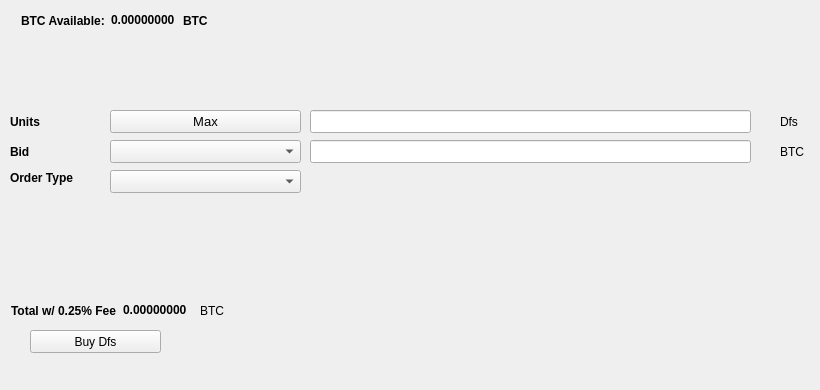
   <widget class="QWidget" name="BuyTab">
    <attribute name="title">
     <string>Buy</string>
    </attribute>
    <widget class="QPushButton" name="BuyDfs">
     <property name="geometry">
      <rect>
       <x>30</x>
       <y>330</y>
       <width>131</width>
       <height>23</height>
      </rect>
     </property>
     <property name="text">
      <string>Buy Dfs</string>
     </property>
     <property name="icon">
      <iconset resource="../dfs.qrc">
       <normaloff>:/icons/bitcoin</normaloff>:/icons/bitcoin</iconset>
     </property>
    </widget>
    <widget class="QLabel" name="label_3">
     <property name="geometry">
      <rect>
       <x>10</x>
       <y>110</y>
       <width>46</width>
       <height>23</height>
      </rect>
     </property>
     <property name="font">
      <font>
       <weight>75</weight>
       <bold>true</bold>
      </font>
     </property>
     <property name="text">
      <string>Units</string>
     </property>
    </widget>
    <widget class="QLineEdit" name="UnitsInput">
     <property name="geometry">
      <rect>
       <x>310</x>
       <y>110</y>
       <width>441</width>
       <height>23</height>
      </rect>
     </property>
     <property name="font">
      <font>
       <pointsize>9</pointsize>
       <weight>75</weight>
       <bold>true</bold>
      </font>
     </property>
    </widget>
    <widget class="QLineEdit" name="BuyBidPriceEdit">
     <property name="geometry">
      <rect>
       <x>310</x>
       <y>140</y>
       <width>441</width>
       <height>23</height>
      </rect>
     </property>
     <property name="font">
      <font>
       <pointsize>9</pointsize>
       <weight>75</weight>
       <bold>true</bold>
      </font>
     </property>
    </widget>
    <widget class="QLabel" name="label_4">
     <property name="geometry">
      <rect>
       <x>780</x>
       <y>110</y>
       <width>31</width>
       <height>23</height>
      </rect>
     </property>
     <property name="text">
      <string>Dfs</string>
     </property>
    </widget>
    <widget class="QLabel" name="label_5">
     <property name="geometry">
      <rect>
       <x>780</x>
       <y>140</y>
       <width>31</width>
       <height>23</height>
      </rect>
     </property>
     <property name="text">
      <string>BTC</string>
     </property>
    </widget>
    <widget class="QLabel" name="label_6">
     <property name="geometry">
      <rect>
       <x>10</x>
       <y>140</y>
       <width>46</width>
       <height>23</height>
      </rect>
     </property>
     <property name="font">
      <font>
       <weight>75</weight>
       <bold>true</bold>
      </font>
     </property>
     <property name="text">
      <string>Bid</string>
     </property>
    </widget>
    <widget class="QLabel" name="label_7">
     <property name="geometry">
      <rect>
       <x>10</x>
       <y>170</y>
       <width>91</width>
       <height>16</height>
      </rect>
     </property>
     <property name="font">
      <font>
       <weight>75</weight>
       <bold>true</bold>
      </font>
     </property>
     <property name="text">
      <string>Order Type</string>
     </property>
    </widget>
    <widget class="QPushButton" name="Buy_Max_Amount">
     <property name="geometry">
      <rect>
       <x>110</x>
       <y>110</y>
       <width>191</width>
       <height>23</height>
      </rect>
     </property>
     <property name="font">
      <font>
       <pointsize>10</pointsize>
      </font>
     </property>
     <property name="text">
      <string>Max</string>
     </property>
    </widget>
    <widget class="QComboBox" name="BuyBidcomboBox">
     <property name="geometry">
      <rect>
       <x>110</x>
       <y>140</y>
       <width>191</width>
       <height>23</height>
      </rect>
     </property>
     <property name="font">
      <font>
       <pointsize>10</pointsize>
      </font>
     </property>
    </widget>
    <widget class="QComboBox" name="buyOrdertypeCombo">
     <property name="geometry">
      <rect>
       <x>110</x>
       <y>170</y>
       <width>191</width>
       <height>23</height>
      </rect>
     </property>
     <property name="font">
      <font>
       <pointsize>10</pointsize>
      </font>
     </property>
    </widget>
    <widget class="QWidget" name="layoutWidget1">
     <property name="geometry">
      <rect>
       <x>21</x>
       <y>11</y>
       <width>227</width>
       <height>19</height>
      </rect>
     </property>
     <layout class="QHBoxLayout" name="horizontalLayout_3">
      <item>
       <widget class="QLabel" name="label232">
        <property name="font">
         <font>
          <weight>75</weight>
          <bold>true</bold>
         </font>
        </property>
        <property name="text">
         <string>BTC Available:</string>
        </property>
       </widget>
      </item>
      <item>
       <widget class="QLabel" name="BtcAvailableLbl">
        <property name="palette">
         <palette>
          <active>
           <colorrole role="WindowText">
            <brush brushstyle="SolidPattern">
             <color alpha="255">
              <red>0</red>
              <green>0</green>
              <blue>0</blue>
             </color>
            </brush>
           </colorrole>
           <colorrole role="Button">
            <brush brushstyle="SolidPattern">
             <color alpha="255">
              <red>0</red>
              <green>170</green>
              <blue>0</blue>
             </color>
            </brush>
           </colorrole>
           <colorrole role="Light">
            <brush brushstyle="SolidPattern">
             <color alpha="255">
              <red>0</red>
              <green>255</green>
              <blue>0</blue>
             </color>
            </brush>
           </colorrole>
           <colorrole role="Midlight">
            <brush brushstyle="SolidPattern">
             <color alpha="255">
              <red>0</red>
              <green>212</green>
              <blue>0</blue>
             </color>
            </brush>
           </colorrole>
           <colorrole role="Dark">
            <brush brushstyle="SolidPattern">
             <color alpha="255">
              <red>0</red>
              <green>85</green>
              <blue>0</blue>
             </color>
            </brush>
           </colorrole>
           <colorrole role="Mid">
            <brush brushstyle="SolidPattern">
             <color alpha="255">
              <red>0</red>
              <green>113</green>
              <blue>0</blue>
             </color>
            </brush>
           </colorrole>
           <colorrole role="Text">
            <brush brushstyle="SolidPattern">
             <color alpha="255">
              <red>0</red>
              <green>170</green>
              <blue>0</blue>
             </color>
            </brush>
           </colorrole>
           <colorrole role="BrightText">
            <brush brushstyle="SolidPattern">
             <color alpha="255">
              <red>255</red>
              <green>255</green>
              <blue>255</blue>
             </color>
            </brush>
           </colorrole>
           <colorrole role="ButtonText">
            <brush brushstyle="SolidPattern">
             <color alpha="255">
              <red>0</red>
              <green>0</green>
              <blue>0</blue>
             </color>
            </brush>
           </colorrole>
           <colorrole role="Base">
            <brush brushstyle="SolidPattern">
             <color alpha="255">
              <red>255</red>
              <green>255</green>
              <blue>255</blue>
             </color>
            </brush>
           </colorrole>
           <colorrole role="Window">
            <brush brushstyle="SolidPattern">
             <color alpha="255">
              <red>0</red>
              <green>170</green>
              <blue>0</blue>
             </color>
            </brush>
           </colorrole>
           <colorrole role="Shadow">
            <brush brushstyle="SolidPattern">
             <color alpha="255">
              <red>0</red>
              <green>0</green>
              <blue>0</blue>
             </color>
            </brush>
           </colorrole>
           <colorrole role="AlternateBase">
            <brush brushstyle="SolidPattern">
             <color alpha="255">
              <red>127</red>
              <green>212</green>
              <blue>127</blue>
             </color>
            </brush>
           </colorrole>
           <colorrole role="ToolTipBase">
            <brush brushstyle="SolidPattern">
             <color alpha="255">
              <red>255</red>
              <green>255</green>
              <blue>220</blue>
             </color>
            </brush>
           </colorrole>
           <colorrole role="ToolTipText">
            <brush brushstyle="SolidPattern">
             <color alpha="255">
              <red>0</red>
              <green>0</green>
              <blue>0</blue>
             </color>
            </brush>
           </colorrole>
          </active>
          <inactive>
           <colorrole role="WindowText">
            <brush brushstyle="SolidPattern">
             <color alpha="255">
              <red>0</red>
              <green>0</green>
              <blue>0</blue>
             </color>
            </brush>
           </colorrole>
           <colorrole role="Button">
            <brush brushstyle="SolidPattern">
             <color alpha="255">
              <red>0</red>
              <green>170</green>
              <blue>0</blue>
             </color>
            </brush>
           </colorrole>
           <colorrole role="Light">
            <brush brushstyle="SolidPattern">
             <color alpha="255">
              <red>0</red>
              <green>255</green>
              <blue>0</blue>
             </color>
            </brush>
           </colorrole>
           <colorrole role="Midlight">
            <brush brushstyle="SolidPattern">
             <color alpha="255">
              <red>0</red>
              <green>212</green>
              <blue>0</blue>
             </color>
            </brush>
           </colorrole>
           <colorrole role="Dark">
            <brush brushstyle="SolidPattern">
             <color alpha="255">
              <red>0</red>
              <green>85</green>
              <blue>0</blue>
             </color>
            </brush>
           </colorrole>
           <colorrole role="Mid">
            <brush brushstyle="SolidPattern">
             <color alpha="255">
              <red>0</red>
              <green>113</green>
              <blue>0</blue>
             </color>
            </brush>
           </colorrole>
           <colorrole role="Text">
            <brush brushstyle="SolidPattern">
             <color alpha="255">
              <red>0</red>
              <green>170</green>
              <blue>0</blue>
             </color>
            </brush>
           </colorrole>
           <colorrole role="BrightText">
            <brush brushstyle="SolidPattern">
             <color alpha="255">
              <red>255</red>
              <green>255</green>
              <blue>255</blue>
             </color>
            </brush>
           </colorrole>
           <colorrole role="ButtonText">
            <brush brushstyle="SolidPattern">
             <color alpha="255">
              <red>0</red>
              <green>0</green>
              <blue>0</blue>
             </color>
            </brush>
           </colorrole>
           <colorrole role="Base">
            <brush brushstyle="SolidPattern">
             <color alpha="255">
              <red>255</red>
              <green>255</green>
              <blue>255</blue>
             </color>
            </brush>
           </colorrole>
           <colorrole role="Window">
            <brush brushstyle="SolidPattern">
             <color alpha="255">
              <red>0</red>
              <green>170</green>
              <blue>0</blue>
             </color>
            </brush>
           </colorrole>
           <colorrole role="Shadow">
            <brush brushstyle="SolidPattern">
             <color alpha="255">
              <red>0</red>
              <green>0</green>
              <blue>0</blue>
             </color>
            </brush>
           </colorrole>
           <colorrole role="AlternateBase">
            <brush brushstyle="SolidPattern">
             <color alpha="255">
              <red>127</red>
              <green>212</green>
              <blue>127</blue>
             </color>
            </brush>
           </colorrole>
           <colorrole role="ToolTipBase">
            <brush brushstyle="SolidPattern">
             <color alpha="255">
              <red>255</red>
              <green>255</green>
              <blue>220</blue>
             </color>
            </brush>
           </colorrole>
           <colorrole role="ToolTipText">
            <brush brushstyle="SolidPattern">
             <color alpha="255">
              <red>0</red>
              <green>0</green>
              <blue>0</blue>
             </color>
            </brush>
           </colorrole>
          </inactive>
          <disabled>
           <colorrole role="WindowText">
            <brush brushstyle="SolidPattern">
             <color alpha="255">
              <red>0</red>
              <green>85</green>
              <blue>0</blue>
             </color>
            </brush>
           </colorrole>
           <colorrole role="Button">
            <brush brushstyle="SolidPattern">
             <color alpha="255">
              <red>0</red>
              <green>170</green>
              <blue>0</blue>
             </color>
            </brush>
           </colorrole>
           <colorrole role="Light">
            <brush brushstyle="SolidPattern">
             <color alpha="255">
              <red>0</red>
              <green>255</green>
              <blue>0</blue>
             </color>
            </brush>
           </colorrole>
           <colorrole role="Midlight">
            <brush brushstyle="SolidPattern">
             <color alpha="255">
              <red>0</red>
              <green>212</green>
              <blue>0</blue>
             </color>
            </brush>
           </colorrole>
           <colorrole role="Dark">
            <brush brushstyle="SolidPattern">
             <color alpha="255">
              <red>0</red>
              <green>85</green>
              <blue>0</blue>
             </color>
            </brush>
           </colorrole>
           <colorrole role="Mid">
            <brush brushstyle="SolidPattern">
             <color alpha="255">
              <red>0</red>
              <green>113</green>
              <blue>0</blue>
             </color>
            </brush>
           </colorrole>
           <colorrole role="Text">
            <brush brushstyle="SolidPattern">
             <color alpha="255">
              <red>0</red>
              <green>85</green>
              <blue>0</blue>
             </color>
            </brush>
           </colorrole>
           <colorrole role="BrightText">
            <brush brushstyle="SolidPattern">
             <color alpha="255">
              <red>255</red>
              <green>255</green>
              <blue>255</blue>
             </color>
            </brush>
           </colorrole>
           <colorrole role="ButtonText">
            <brush brushstyle="SolidPattern">
             <color alpha="255">
              <red>0</red>
              <green>85</green>
              <blue>0</blue>
             </color>
            </brush>
           </colorrole>
           <colorrole role="Base">
            <brush brushstyle="SolidPattern">
             <color alpha="255">
              <red>0</red>
              <green>170</green>
              <blue>0</blue>
             </color>
            </brush>
           </colorrole>
           <colorrole role="Window">
            <brush brushstyle="SolidPattern">
             <color alpha="255">
              <red>0</red>
              <green>170</green>
              <blue>0</blue>
             </color>
            </brush>
           </colorrole>
           <colorrole role="Shadow">
            <brush brushstyle="SolidPattern">
             <color alpha="255">
              <red>0</red>
              <green>0</green>
              <blue>0</blue>
             </color>
            </brush>
           </colorrole>
           <colorrole role="AlternateBase">
            <brush brushstyle="SolidPattern">
             <color alpha="255">
              <red>0</red>
              <green>170</green>
              <blue>0</blue>
             </color>
            </brush>
           </colorrole>
           <colorrole role="ToolTipBase">
            <brush brushstyle="SolidPattern">
             <color alpha="255">
              <red>255</red>
              <green>255</green>
              <blue>220</blue>
             </color>
            </brush>
           </colorrole>
           <colorrole role="ToolTipText">
            <brush brushstyle="SolidPattern">
             <color alpha="255">
              <red>0</red>
              <green>0</green>
              <blue>0</blue>
             </color>
            </brush>
           </colorrole>
          </disabled>
         </palette>
        </property>
        <property name="font">
         <font>
          <weight>75</weight>
          <bold>true</bold>
         </font>
        </property>
        <property name="text">
         <string>0.00000000</string>
        </property>
        <property name="textInteractionFlags">
         <set>Qt::LinksAccessibleByMouse|Qt::TextSelectableByKeyboard|Qt::TextSelectableByMouse</set>
        </property>
       </widget>
      </item>
      <item>
       <widget class="QLabel" name="BtcAvailableLbl_2">
        <property name="font">
         <font>
          <weight>75</weight>
          <bold>true</bold>
         </font>
        </property>
        <property name="text">
         <string>BTC</string>
        </property>
       </widget>
      </item>
     </layout>
    </widget>
    <widget class="QWidget" name="layoutWidge2">
     <property name="geometry">
      <rect>
       <x>11</x>
       <y>301</y>
       <width>259</width>
       <height>19</height>
      </rect>
     </property>
     <layout class="QHBoxLayout" name="horizontalLayout_4">
      <item>
       <widget class="QLabel" name="label_9">
        <property name="font">
         <font>
          <weight>75</weight>
          <bold>true</bold>
         </font>
        </property>
        <property name="text">
         <string>Total w/ 0.25% Fee</string>
        </property>
       </widget>
      </item>
      <item>
       <widget class="QLabel" name="BuyCostLabel">
        <property name="palette">
         <palette>
          <active>
           <colorrole role="WindowText">
            <brush brushstyle="SolidPattern">
             <color alpha="255">
              <red>0</red>
              <green>0</green>
              <blue>0</blue>
             </color>
            </brush>
           </colorrole>
           <colorrole role="Button">
            <brush brushstyle="SolidPattern">
             <color alpha="255">
              <red>0</red>
              <green>170</green>
              <blue>0</blue>
             </color>
            </brush>
           </colorrole>
           <colorrole role="Light">
            <brush brushstyle="SolidPattern">
             <color alpha="255">
              <red>0</red>
              <green>255</green>
              <blue>0</blue>
             </color>
            </brush>
           </colorrole>
           <colorrole role="Midlight">
            <brush brushstyle="SolidPattern">
             <color alpha="255">
              <red>0</red>
              <green>212</green>
              <blue>0</blue>
             </color>
            </brush>
           </colorrole>
           <colorrole role="Dark">
            <brush brushstyle="SolidPattern">
             <color alpha="255">
              <red>0</red>
              <green>85</green>
              <blue>0</blue>
             </color>
            </brush>
           </colorrole>
           <colorrole role="Mid">
            <brush brushstyle="SolidPattern">
             <color alpha="255">
              <red>0</red>
              <green>113</green>
              <blue>0</blue>
             </color>
            </brush>
           </colorrole>
           <colorrole role="Text">
            <brush brushstyle="SolidPattern">
             <color alpha="255">
              <red>0</red>
              <green>170</green>
              <blue>0</blue>
             </color>
            </brush>
           </colorrole>
           <colorrole role="BrightText">
            <brush brushstyle="SolidPattern">
             <color alpha="255">
              <red>255</red>
              <green>255</green>
              <blue>255</blue>
             </color>
            </brush>
           </colorrole>
           <colorrole role="ButtonText">
            <brush brushstyle="SolidPattern">
             <color alpha="255">
              <red>0</red>
              <green>0</green>
              <blue>0</blue>
             </color>
            </brush>
           </colorrole>
           <colorrole role="Base">
            <brush brushstyle="SolidPattern">
             <color alpha="255">
              <red>255</red>
              <green>255</green>
              <blue>255</blue>
             </color>
            </brush>
           </colorrole>
           <colorrole role="Window">
            <brush brushstyle="SolidPattern">
             <color alpha="255">
              <red>0</red>
              <green>170</green>
              <blue>0</blue>
             </color>
            </brush>
           </colorrole>
           <colorrole role="Shadow">
            <brush brushstyle="SolidPattern">
             <color alpha="255">
              <red>0</red>
              <green>0</green>
              <blue>0</blue>
             </color>
            </brush>
           </colorrole>
           <colorrole role="AlternateBase">
            <brush brushstyle="SolidPattern">
             <color alpha="255">
              <red>127</red>
              <green>212</green>
              <blue>127</blue>
             </color>
            </brush>
           </colorrole>
           <colorrole role="ToolTipBase">
            <brush brushstyle="SolidPattern">
             <color alpha="255">
              <red>255</red>
              <green>255</green>
              <blue>220</blue>
             </color>
            </brush>
           </colorrole>
           <colorrole role="ToolTipText">
            <brush brushstyle="SolidPattern">
             <color alpha="255">
              <red>0</red>
              <green>0</green>
              <blue>0</blue>
             </color>
            </brush>
           </colorrole>
          </active>
          <inactive>
           <colorrole role="WindowText">
            <brush brushstyle="SolidPattern">
             <color alpha="255">
              <red>0</red>
              <green>0</green>
              <blue>0</blue>
             </color>
            </brush>
           </colorrole>
           <colorrole role="Button">
            <brush brushstyle="SolidPattern">
             <color alpha="255">
              <red>0</red>
              <green>170</green>
              <blue>0</blue>
             </color>
            </brush>
           </colorrole>
           <colorrole role="Light">
            <brush brushstyle="SolidPattern">
             <color alpha="255">
              <red>0</red>
              <green>255</green>
              <blue>0</blue>
             </color>
            </brush>
           </colorrole>
           <colorrole role="Midlight">
            <brush brushstyle="SolidPattern">
             <color alpha="255">
              <red>0</red>
              <green>212</green>
              <blue>0</blue>
             </color>
            </brush>
           </colorrole>
           <colorrole role="Dark">
            <brush brushstyle="SolidPattern">
             <color alpha="255">
              <red>0</red>
              <green>85</green>
              <blue>0</blue>
             </color>
            </brush>
           </colorrole>
           <colorrole role="Mid">
            <brush brushstyle="SolidPattern">
             <color alpha="255">
              <red>0</red>
              <green>113</green>
              <blue>0</blue>
             </color>
            </brush>
           </colorrole>
           <colorrole role="Text">
            <brush brushstyle="SolidPattern">
             <color alpha="255">
              <red>0</red>
              <green>170</green>
              <blue>0</blue>
             </color>
            </brush>
           </colorrole>
           <colorrole role="BrightText">
            <brush brushstyle="SolidPattern">
             <color alpha="255">
              <red>255</red>
              <green>255</green>
              <blue>255</blue>
             </color>
            </brush>
           </colorrole>
           <colorrole role="ButtonText">
            <brush brushstyle="SolidPattern">
             <color alpha="255">
              <red>0</red>
              <green>0</green>
              <blue>0</blue>
             </color>
            </brush>
           </colorrole>
           <colorrole role="Base">
            <brush brushstyle="SolidPattern">
             <color alpha="255">
              <red>255</red>
              <green>255</green>
              <blue>255</blue>
             </color>
            </brush>
           </colorrole>
           <colorrole role="Window">
            <brush brushstyle="SolidPattern">
             <color alpha="255">
              <red>0</red>
              <green>170</green>
              <blue>0</blue>
             </color>
            </brush>
           </colorrole>
           <colorrole role="Shadow">
            <brush brushstyle="SolidPattern">
             <color alpha="255">
              <red>0</red>
              <green>0</green>
              <blue>0</blue>
             </color>
            </brush>
           </colorrole>
           <colorrole role="AlternateBase">
            <brush brushstyle="SolidPattern">
             <color alpha="255">
              <red>127</red>
              <green>212</green>
              <blue>127</blue>
             </color>
            </brush>
           </colorrole>
           <colorrole role="ToolTipBase">
            <brush brushstyle="SolidPattern">
             <color alpha="255">
              <red>255</red>
              <green>255</green>
              <blue>220</blue>
             </color>
            </brush>
           </colorrole>
           <colorrole role="ToolTipText">
            <brush brushstyle="SolidPattern">
             <color alpha="255">
              <red>0</red>
              <green>0</green>
              <blue>0</blue>
             </color>
            </brush>
           </colorrole>
          </inactive>
          <disabled>
           <colorrole role="WindowText">
            <brush brushstyle="SolidPattern">
             <color alpha="255">
              <red>0</red>
              <green>85</green>
              <blue>0</blue>
             </color>
            </brush>
           </colorrole>
           <colorrole role="Button">
            <brush brushstyle="SolidPattern">
             <color alpha="255">
              <red>0</red>
              <green>170</green>
              <blue>0</blue>
             </color>
            </brush>
           </colorrole>
           <colorrole role="Light">
            <brush brushstyle="SolidPattern">
             <color alpha="255">
              <red>0</red>
              <green>255</green>
              <blue>0</blue>
             </color>
            </brush>
           </colorrole>
           <colorrole role="Midlight">
            <brush brushstyle="SolidPattern">
             <color alpha="255">
              <red>0</red>
              <green>212</green>
              <blue>0</blue>
             </color>
            </brush>
           </colorrole>
           <colorrole role="Dark">
            <brush brushstyle="SolidPattern">
             <color alpha="255">
              <red>0</red>
              <green>85</green>
              <blue>0</blue>
             </color>
            </brush>
           </colorrole>
           <colorrole role="Mid">
            <brush brushstyle="SolidPattern">
             <color alpha="255">
              <red>0</red>
              <green>113</green>
              <blue>0</blue>
             </color>
            </brush>
           </colorrole>
           <colorrole role="Text">
            <brush brushstyle="SolidPattern">
             <color alpha="255">
              <red>0</red>
              <green>85</green>
              <blue>0</blue>
             </color>
            </brush>
           </colorrole>
           <colorrole role="BrightText">
            <brush brushstyle="SolidPattern">
             <color alpha="255">
              <red>255</red>
              <green>255</green>
              <blue>255</blue>
             </color>
            </brush>
           </colorrole>
           <colorrole role="ButtonText">
            <brush brushstyle="SolidPattern">
             <color alpha="255">
              <red>0</red>
              <green>85</green>
              <blue>0</blue>
             </color>
            </brush>
           </colorrole>
           <colorrole role="Base">
            <brush brushstyle="SolidPattern">
             <color alpha="255">
              <red>0</red>
              <green>170</green>
              <blue>0</blue>
             </color>
            </brush>
           </colorrole>
           <colorrole role="Window">
            <brush brushstyle="SolidPattern">
             <color alpha="255">
              <red>0</red>
              <green>170</green>
              <blue>0</blue>
             </color>
            </brush>
           </colorrole>
           <colorrole role="Shadow">
            <brush brushstyle="SolidPattern">
             <color alpha="255">
              <red>0</red>
              <green>0</green>
              <blue>0</blue>
             </color>
            </brush>
           </colorrole>
           <colorrole role="AlternateBase">
            <brush brushstyle="SolidPattern">
             <color alpha="255">
              <red>0</red>
              <green>170</green>
              <blue>0</blue>
             </color>
            </brush>
           </colorrole>
           <colorrole role="ToolTipBase">
            <brush brushstyle="SolidPattern">
             <color alpha="255">
              <red>255</red>
              <green>255</green>
              <blue>220</blue>
             </color>
            </brush>
           </colorrole>
           <colorrole role="ToolTipText">
            <brush brushstyle="SolidPattern">
             <color alpha="255">
              <red>0</red>
              <green>0</green>
              <blue>0</blue>
             </color>
            </brush>
           </colorrole>
          </disabled>
         </palette>
        </property>
        <property name="font">
         <font>
          <weight>75</weight>
          <bold>true</bold>
         </font>
        </property>
        <property name="autoFillBackground">
         <bool>false</bool>
        </property>
        <property name="text">
         <string>0.00000000</string>
        </property>
        <property name="textInteractionFlags">
         <set>Qt::LinksAccessibleByMouse|Qt::TextSelectableByMouse</set>
        </property>
       </widget>
      </item>
      <item>
       <widget class="QLabel" name="label_10">
        <property name="font">
         <font>
          <weight>50</weight>
          <bold>false</bold>
         </font>
        </property>
        <property name="text">
         <string>BTC</string>
        </property>
       </widget>
      </item>
     </layout>
    </widget>
    <widget class="QLabel" name="label_24">
     <property name="geometry">
      <rect>
       <x>460</x>
       <y>300</y>
       <width>281</width>
       <height>81</height>
      </rect>
     </property>
     <property name="text">
      <string/>
     </property>
     <property name="pixmap">
      <pixmap>:/images/bittrex</pixmap>
     </property>
    </widget>
   </widget>
